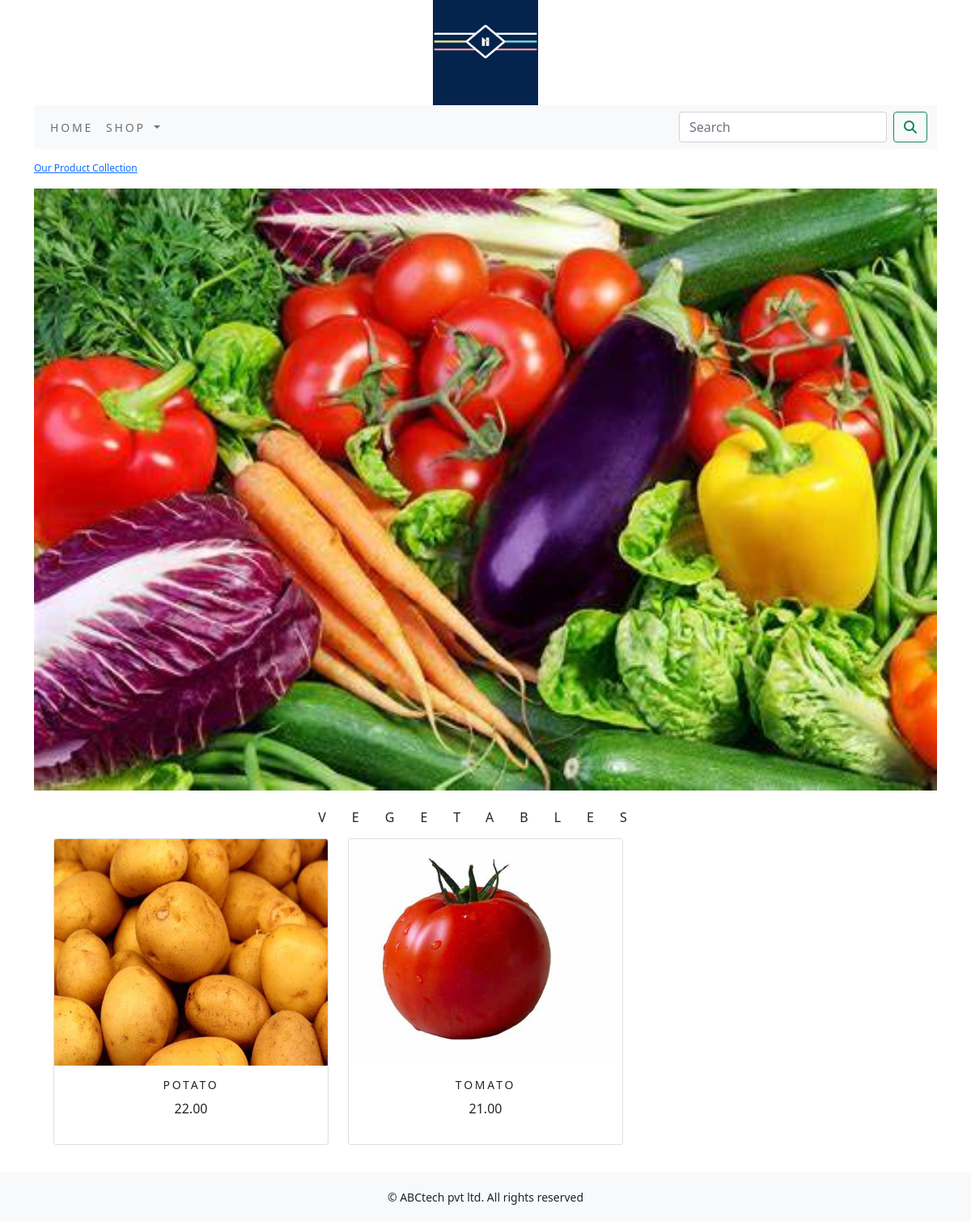
The page /shop/vegetables/ on the database its author committed.
### ecommerceApp1/models.py (models this page shows, shortened)
class Category(models.Model):
    name=models.CharField(max_length=250,unique=True)
    slug=models.SlugField(max_length=250,unique=True)
    description=models.TextField(blank=True)
    image=models.ImageField(upload_to='category',blank=True)
    class Meta:
        ordering= ('name', )
        verbose_name='category'
        verbose_name_plural = 'categories'
    def get_url(self):
        return reverse('ecommerceApp1:products_by_category', args=[self.slug])

class Product(models.Model):
    name = models.CharField(max_length=250, unique=True)
    slug = models.SlugField(max_length=250, unique=True)
    description = models.TextField(blank=True)
    price = models.DecimalField(max_digits=10, decimal_places=2)
    category = models.ForeignKey(Category,on_delete=models.CASCADE)
    image = models.ImageField(upload_to='product', blank=True)
    stock = models.IntegerField()
    available = models.BooleanField(default=True)
    created = models.DateTimeField(auto_now_add=True)
    updated = models.DateTimeField(auto_now=True)
    class Meta:
        ordering = ('name',)
        verbose_name = 'product'
        verbose_name_plural = 'products'
    def get_url(self):
        return reverse('ecommerceApp1:prodCatDetail', args=[self.category.slug,self.slug])

### ecommerceApp1/views.py (the view)
# urls.py: path('',views.allProdCat,name='allProdCat'),
def allProdCat(request,c_slug=None):
    c_page=None
    products_list=None
    if c_slug!=None: #if it is a category page
        c_page=get_object_or_404(Category,slug=c_slug)
        products_list=Product.objects.all().filter(category=c_page,available=True)
    else: #if it is home page
        products_list = Product.objects.all().filter(available=True)
    paginator=Paginator(products_list,6)
    try:
        page=int(request.GET.get('page','1'))
    except:
        page=1
    try:
        products=paginator.page(page)
    except (EmptyPage, InvalidPage):
        products=paginator.page((paginator.num_pages))
    return render(request,"category.html",{'category':c_page, 'products':products})

### cart/context_processors.py (called while the page is built)
def counter(request):
    item_count=0
    if 'admin' in request.path:
        return {}
    else:
        try:
            cart=Cart.objects.filter(cart_id=_cart_id(request))
            cart_items=CartItem.objects.all().filter(cart=cart[:1])
            for cart_item in cart_items:
                item_count += cart_item.quantity
        except Cart.DoesNotExist:
            item_count=0
    return dict(item_count=item_count)

### cart/views.py (called while the page is built)
def _cart_id(request):
    cart=request.session.session_key
    if not cart:
        cart=request.session.create()
    return cart

### ecommerceApp1/context_processors.py (called while the page is built)
def menu_links(request):
    links=Category.objects.all()
    return dict(links=links)

### templates/category.html (shortened to what this page needs)
{% extends 'base.html' %}
{% load static %}
{% block content %}
    {% if category %}
        <div>
            <div class="row my-row-class">
                <div class="mx-auto">
                    <p><a href="{% url 'ecommerceApp1:allProdCat' %}"> Our Product Collection </a> </p>
                </div>
            </div>
        </div>
    {% endif %}
<div class="mx-auto">
    {% if category %}
        <img class="my_image" src="{{category.image.url}}" alt="{{category.name}}">
</div>
    <br>
    <div>
        <h1 class="text-center my_title">{{category.name}}</h1>
    </div>
    {% endif %}
    <div class="container">
        <div class="row mx-auto">
            {% for product in products.object_list %}
            <div class="my_bottom_margin col-9 col-sm-12 col-md-4 col-lg-4 ">
                <div class="card text-center" style="min-width: 18rem;">
                    <a href="{{product.get_url}}"> <img class="card-img-top my_image" style="height:280px;" src="{{product.image.url}}" alt="{{product.name}}"> </a>
                    <div class="card-body">
                        <h4>{{product.name}}</h4>
                        <p>{{product.price}}</p>
                    </div>
                </div>
            </div>
            {% endfor %}
        </div>
        <br>
    </div>
{% endblock %}

### static/css/custom.css (style rules this page uses)
body { font-family: 'Roboto', sans-serif; }
.my-row-class { padding-top:15px; }
.my-row-class .mx-auto { color:#000; font-size:12px; }
.my_image { width:100%; height:auto; }
.my_title { font-size:16px; text-transform:uppercase; letter-spacing:2em; }
.my_bottom_margin { margin-bottom:10px; }
.card-body h4 { font-size:14px; text-transform:uppercase; letter-spacing:.2em; }

### rows shown on the page
Category: image (picture), name "VEGETABLES"
Product: image (picture), name "POTATO", price "22.00"
Product: image (picture), name "TOMATO", price "21.00"
